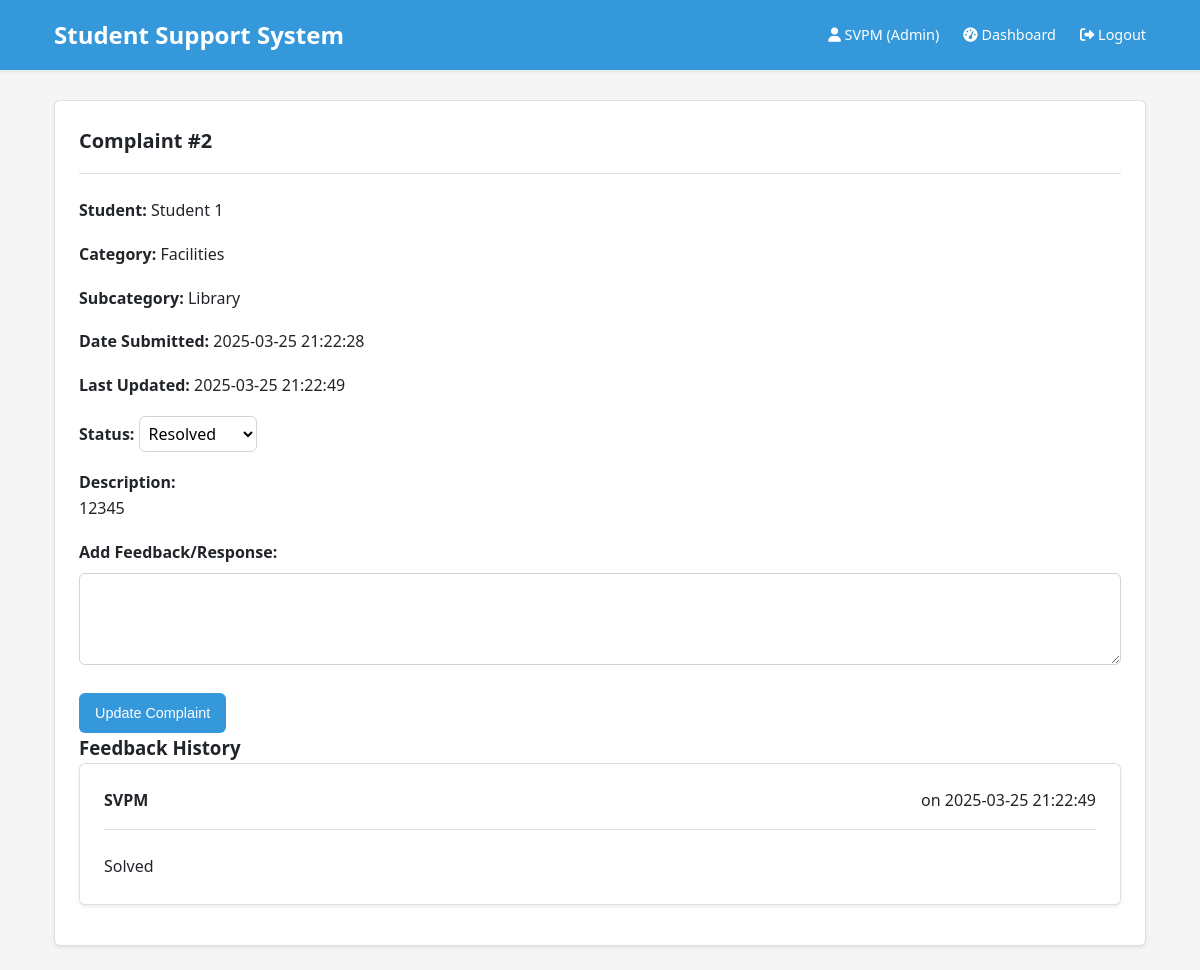
/admin/complaint/2 (signed in), run on the app's committed database.
### tables this page shows
CREATE TABLE users (
                id INTEGER PRIMARY KEY AUTOINCREMENT,
                username TEXT UNIQUE NOT NULL,
                password TEXT NOT NULL,
                role TEXT NOT NULL CHECK (role IN ('student', 'admin', 'pending_admin')),
                full_name TEXT NOT NULL,
                email TEXT NOT NULL,
                created_at TIMESTAMP DEFAULT CURRENT_TIMESTAMP
            );

CREATE TABLE complaints (
                id INTEGER PRIMARY KEY AUTOINCREMENT,
                student_id INTEGER NOT NULL,
                admin_id INTEGER,
                category TEXT NOT NULL,
                subcategory TEXT NOT NULL,
                description TEXT NOT NULL,
                file_path TEXT,
                status TEXT DEFAULT 'pending' CHECK (status IN ('pending', 'in_progress', 'resolved')),
                created_at TIMESTAMP DEFAULT CURRENT_TIMESTAMP,
                updated_at TIMESTAMP DEFAULT CURRENT_TIMESTAMP,
                FOREIGN KEY (student_id) REFERENCES users (id),
                FOREIGN KEY (admin_id) REFERENCES users (id)
            );

CREATE TABLE feedback (
                id INTEGER PRIMARY KEY AUTOINCREMENT,
                complaint_id INTEGER NOT NULL,
                admin_id INTEGER NOT NULL,
                message TEXT NOT NULL,
                created_at TIMESTAMP DEFAULT CURRENT_TIMESTAMP,
                FOREIGN KEY (complaint_id) REFERENCES complaints (id),
                FOREIGN KEY (admin_id) REFERENCES users (id)
            );

### app.py (the view, shortened to what this page needs)
@app.route('/admin/complaint/<int:complaint_id>', methods=['GET', 'POST'])
@admin_required
def admin_view_complaint(complaint_id):
    db = get_db()
    try:
        complaint = db.execute(
            'SELECT c.*, u.full_name as student_name FROM complaints c '
            'JOIN users u ON c.student_id = u.id '
            'WHERE c.id = ? AND c.admin_id = ?',
            (complaint_id, session['user_id'])
        ).fetchone()
        if not complaint:
            flash('Complaint not found or not assigned to you', 'danger')
            return redirect(url_for('admin_dashboard'))
        feedback = db.execute(
            'SELECT f.*, u.full_name as admin_name FROM feedback f '
            'JOIN users u ON f.admin_id = u.id '
            'WHERE f.complaint_id = ? '
            'ORDER BY f.created_at DESC',
            (complaint_id,)
        ).fetchall()
        return render_template('admin/complaint.html',
                            complaint=complaint,
                            feedback=feedback)
    except sqlite3.Error as e:
        flash(f'Error retrieving complaint: {str(e)}', 'danger')
        return redirect(url_for('admin_dashboard'))
    finally:
        db.close()

### app.py (called while the page is built)
def get_db():
    db = sqlite3.connect(app.config['DATABASE'])
    db.row_factory = sqlite3.Row
    return db

def admin_required(f):
    @wraps(f)
    def decorated_function(*args, **kwargs):
        if 'user_id' not in session or session.get('role') != 'admin':
            flash('Admin access required', 'danger')
            return redirect(url_for('login'))
        return f(*args, **kwargs)
    return decorated_function

@app.context_processor
def inject_now():
    return {'now': datetime.now()}

### templates/admin/complaint.html (shortened to what this page needs)
{% extends "base.html" %}
{% block content %}
<div class="card">
    <div class="card-header">
        <h2 class="card-title">Complaint #{{ complaint.id }}</h2>
    </div>
    <div class="card-body">
        <form method="POST">
            <div class="complaint-details mb-4">
                <div class="detail-row">
                    <strong>Student:</strong> {{ complaint.student_name }}
                </div>
                <div class="detail-row">
                    <strong>Category:</strong> {{ complaint.category|title }}
                </div>
                <div class="detail-row">
                    <strong>Subcategory:</strong> {{ complaint.subcategory|title }}
                </div>
                <div class="detail-row">
                    <strong>Date Submitted:</strong> {{ complaint.created_at }}
                </div>
                <div class="detail-row">
                    <strong>Last Updated:</strong> {{ complaint.updated_at }}
                </div>
                <div class="detail-row">
                    <strong>Status:</strong>
                    <select name="status" class="form-control" style="width: auto; display: inline-block; padding: 5px;">
                        <option value="resolved" {% if complaint.status == 'resolved' %}selected{% endif %}>Resolved</option>
                    </select>
                </div>
                <div class="detail-row">
                    <strong>Description:</strong>
                    <p>{{ complaint.description }}</p>
                </div>
            </div>
            <div class="form-group">
                <label for="feedback"><strong>Add Feedback/Response:</strong></label>
                <textarea id="feedback" name="feedback" rows="3" class="form-control"></textarea>
            </div>
            <button type="submit" class="btn">Update Complaint</button>
        </form>
        <h3 class="mt-4">Feedback History</h3>
        {% if feedback %}
            {% for item in feedback %}
            <div class="feedback-item card mb-3">
                <div class="card-header">
                    <strong>{{ item.admin_name }}</strong> on {{ item.created_at }}
                </div>
                <div class="card-body">
                    {{ item.message }}
                </div>
            </div>
            {% endfor %}
        {% else %}
            <p>No feedback yet.</p>
        {% endif %}
    </div>
</div>
{% endblock %}

### templates/base.html (shortened to what this page needs)
<!DOCTYPE html>
<html lang="en">
<head>
    <link rel="stylesheet" href="{{ url_for('static', filename='css/style.css') }}">
    <link rel="stylesheet" href="https://cdnjs.cloudflare.com/ajax/libs/font-awesome/6.0.0/css/all.min.css">
</head>
<body>
    <header>
        <div class="container header-content">
            <h1 style="font-weight: 700;">Student Support System</h1>
            <nav>
                {% if 'user_id' in session %}
                    <span><i class="fas fa-user"></i> {{ session.full_name }} ({{ session.role|title }})</span>
                    {% if session.role == 'student' %}
                        <a href="{{ url_for('student_dashboard') }}"> Dashboard</a>
                    {% else %}
                        <a href="{{ url_for('admin_dashboard') }}"><i class="fas fa-tachometer-alt"></i> Dashboard</a>
                    {% endif %}
                    <a href="{{ url_for('logout') }}"><i class="fas fa-sign-out-alt"></i> Logout</a>
                {% else %}
                    <a href="{{ url_for('login') }}"><i class="fas fa-sign-in-alt"></i> Login</a>
                    <a href="{{ url_for('register') }}"><i class="fas fa-user-plus"></i> Register</a>
                {% endif %}
            </nav>
        </div>
    </header>
    <main class="container">
        {% block content %}{% endblock %}
    </main>
</body>
</html>

### templates/static/css/style.css (style rules this page uses)
:root { --primary-color: #3498db; --primary-dark: #2980b9; --success-color: #2ecc71; --danger-color: #e74c3c; --warning-color: #f39c12; --light-color: #f8f9fa; --dark-color: #343a40; --gray-color: #6c757d; --text-color: #212529; --text-light: #6c757d; --border-radius: 0.375rem; --box-shadow: 0 0.125rem 0.25rem rgba(0, 0, 0, 0.075); --transition: all 0.3s ease; --container-width: 1140px; }
* { margin: 0; padding: 0; box-sizing: border-box; }
body { font-family: 'Segoe UI', Tahoma, Geneva, Verdana, sans-serif; line-height: 1.6; color: var(--text-color); background-color: #f5f5f5; display: flex; flex-direction: column; min-height: 100vh; }
.container { width: 100%; max-width: var(--container-width); margin: 0 auto; padding: 0 1.5rem; }
header { background-color: var(--primary-color); color: white; padding: 1rem 0; box-shadow: var(--box-shadow); position: sticky; top: 0; z-index: 1000; margin-bottom: 30px; }
.header-content { display: flex; justify-content: space-between; align-items: center; }
header h1 { font-size: 1.5rem; font-weight: 600; }
.detail-row,.form-group { margin-top: 18px; }
nav { display: flex; gap: 1.5rem; align-items: center; }
nav a, nav span { color: white; text-decoration: none; font-size: 0.9rem; transition: var(--transition); padding: 0.25rem 0; border-bottom: 2px solid transparent; }
main { flex: 1; padding: 2rem 0; }
.card { background-color: white; border-radius: var(--border-radius); box-shadow: var(--box-shadow); padding: 1.5rem; margin-bottom: 1.5rem; border: 1px solid rgba(0, 0, 0, 0.125); }
.card-header { border-bottom: 1px solid rgba(0, 0, 0, 0.125); padding-bottom: 1rem; margin-bottom: 1.5rem; display: flex; justify-content: space-between; align-items: center; flex-wrap: wrap; gap: 1rem; }
.card-title { font-size: 1.25rem; margin: 0; font-weight: 600; }
.btn { display: inline-flex; align-items: center; justify-content: center; background-color: var(--primary-color); color: white; border: none; padding: 0.5rem 1rem; border-radius: var(--border-radius); cursor: pointer; font-size: 0.9rem; transition: var(--transition); text-decoration: none; gap: 0.5rem; height: 2.5rem; }
.form-group { margin-bottom: 1.25rem; }
label { display: block; margin-bottom: 0.5rem; font-weight: 600; }
input, select, textarea { width: 100%; padding: 0.75rem; border: 1px solid #ced4da; border-radius: var(--border-radius); font-family: inherit; font-size: 1rem; transition: var(--transition); background-color: white; }
.mb-3 { margin-bottom: 1rem !important; }

### data on the page
users: role "Admin"
complaints: id "2", category "Facilities", subcategory "Library", created_at "2025-03-25 21:22:28", updated_at "2025-03-25 21:22:49", status "Resolved", description "12345"
users: student_name "Student 1"
feedback: admin_name "SVPM", created_at "2025-03-25 21:22:49", message "Solved"

### other printed values
{{ session.full_name }} "SVPM"
